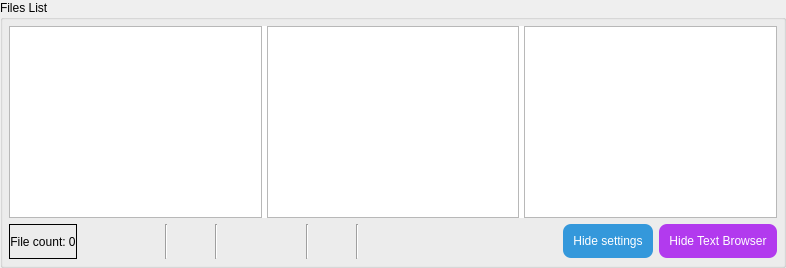
           <widget class="QGroupBox" name="groupBox_FileList">
            <property name="sizePolicy">
             <sizepolicy hsizetype="Preferred" vsizetype="Expanding">
              <horstretch>0</horstretch>
              <verstretch>0</verstretch>
             </sizepolicy>
            </property>
            <property name="minimumSize">
             <size>
              <width>0</width>
              <height>0</height>
             </size>
            </property>
            <property name="title">
             <string>Files List</string>
            </property>
            <layout class="QGridLayout" name="gridLayout_21">
             <property name="leftMargin">
              <number>6</number>
             </property>
             <property name="topMargin">
              <number>6</number>
             </property>
             <property name="rightMargin">
              <number>6</number>
             </property>
             <property name="bottomMargin">
              <number>6</number>
             </property>
             <item row="0" column="0" colspan="5">
              <widget class="QSplitter" name="splitter_FilesList">
               <property name="sizePolicy">
                <sizepolicy hsizetype="Expanding" vsizetype="Expanding">
                 <horstretch>0</horstretch>
                 <verstretch>0</verstretch>
                </sizepolicy>
               </property>
               <property name="styleSheet">
                <string notr="true">QSplitter:handle{
	
	background-color: rgb(255, 255, 255);
}</string>
               </property>
               <property name="orientation">
                <enum>Qt::Horizontal</enum>
               </property>
               <property name="handleWidth">
                <number>5</number>
               </property>
               <property name="childrenCollapsible">
                <bool>false</bool>
               </property>
               <widget class="QTableView" name="tableView_image">
                <property name="minimumSize">
                 <size>
                  <width>0</width>
                  <height>0</height>
                 </size>
                </property>
                <property name="contextMenuPolicy">
                 <enum>Qt::ActionsContextMenu</enum>
                </property>
                <property name="toolTip">
                 <string>Press [Delete] key to remove file from the list.
Press [Ctrl + A] key to apply custom resolution.
Press [Ctrl + C] key to cancel custom resolution.

Right click to show more options.</string>
                </property>
                <property name="styleSheet">
                 <string notr="true">QTableView{
selection-background-color: rgb(52, 152, 219);

}</string>
                </property>
                <property name="autoScroll">
                 <bool>false</bool>
                </property>
                <property name="autoScrollMargin">
                 <number>0</number>
                </property>
                <property name="editTriggers">
                 <set>QAbstractItemView::NoEditTriggers</set>
                </property>
                <property name="selectionMode">
                 <enum>QAbstractItemView::SingleSelection</enum>
                </property>
                <property name="selectionBehavior">
                 <enum>QAbstractItemView::SelectRows</enum>
                </property>
                <property name="verticalScrollMode">
                 <enum>QAbstractItemView::ScrollPerPixel</enum>
                </property>
                <property name="horizontalScrollMode">
                 <enum>QAbstractItemView::ScrollPerPixel</enum>
                </property>
                <property name="sortingEnabled">
                 <bool>false</bool>
                </property>
                <property name="cornerButtonEnabled">
                 <bool>false</bool>
                </property>
                <attribute name="horizontalHeaderCascadingSectionResizes">
                 <bool>false</bool>
                </attribute>
                <attribute name="horizontalHeaderMinimumSectionSize">
                 <number>20</number>
                </attribute>
                <attribute name="horizontalHeaderDefaultSectionSize">
                 <number>200</number>
                </attribute>
                <attribute name="horizontalHeaderStretchLastSection">
                 <bool>false</bool>
                </attribute>
                <attribute name="verticalHeaderVisible">
                 <bool>false</bool>
                </attribute>
                <attribute name="verticalHeaderCascadingSectionResizes">
                 <bool>false</bool>
                </attribute>
                <attribute name="verticalHeaderStretchLastSection">
                 <bool>false</bool>
                </attribute>
               </widget>
               <widget class="QTableView" name="tableView_gif">
                <property name="enabled">
                 <bool>true</bool>
                </property>
                <property name="minimumSize">
                 <size>
                  <width>0</width>
                  <height>0</height>
                 </size>
                </property>
                <property name="contextMenuPolicy">
                 <enum>Qt::ActionsContextMenu</enum>
                </property>
                <property name="toolTip">
                 <string>Press [Delete] key to remove file from the list.
Press [Ctrl + A] key to apply custom resolution.
Press [Ctrl + C] key to cancel custom resolution.

Right click to show more options.</string>
                </property>
                <property name="styleSheet">
                 <string notr="true">QTableView{
selection-background-color: rgb(26, 188, 156);
}</string>
                </property>
                <property name="autoScroll">
                 <bool>false</bool>
                </property>
                <property name="autoScrollMargin">
                 <number>0</number>
                </property>
                <property name="editTriggers">
                 <set>QAbstractItemView::NoEditTriggers</set>
                </property>
                <property name="selectionMode">
                 <enum>QAbstractItemView::SingleSelection</enum>
                </property>
                <property name="selectionBehavior">
                 <enum>QAbstractItemView::SelectRows</enum>
                </property>
                <property name="verticalScrollMode">
                 <enum>QAbstractItemView::ScrollPerPixel</enum>
                </property>
                <property name="horizontalScrollMode">
                 <enum>QAbstractItemView::ScrollPerPixel</enum>
                </property>
                <property name="sortingEnabled">
                 <bool>false</bool>
                </property>
                <property name="cornerButtonEnabled">
                 <bool>false</bool>
                </property>
                <attribute name="horizontalHeaderCascadingSectionResizes">
                 <bool>false</bool>
                </attribute>
                <attribute name="horizontalHeaderMinimumSectionSize">
                 <number>20</number>
                </attribute>
                <attribute name="horizontalHeaderDefaultSectionSize">
                 <number>200</number>
                </attribute>
                <attribute name="verticalHeaderVisible">
                 <bool>false</bool>
                </attribute>
                <attribute name="verticalHeaderCascadingSectionResizes">
                 <bool>false</bool>
                </attribute>
               </widget>
               <widget class="QTableView" name="tableView_video">
                <property name="minimumSize">
                 <size>
                  <width>0</width>
                  <height>0</height>
                 </size>
                </property>
                <property name="contextMenuPolicy">
                 <enum>Qt::ActionsContextMenu</enum>
                </property>
                <property name="toolTip">
                 <string>Press [Delete] key to remove file from the list.
Press [Ctrl + A] key to apply custom resolution.
Press [Ctrl + C] key to cancel custom resolution.

Right click to show more options.</string>
                </property>
                <property name="styleSheet">
                 <string notr="true">QTableView{
selection-background-color: rgb(178, 58, 238);
}</string>
                </property>
                <property name="autoScroll">
                 <bool>false</bool>
                </property>
                <property name="autoScrollMargin">
                 <number>0</number>
                </property>
                <property name="editTriggers">
                 <set>QAbstractItemView::NoEditTriggers</set>
                </property>
                <property name="selectionMode">
                 <enum>QAbstractItemView::SingleSelection</enum>
                </property>
                <property name="selectionBehavior">
                 <enum>QAbstractItemView::SelectRows</enum>
                </property>
                <property name="verticalScrollMode">
                 <enum>QAbstractItemView::ScrollPerPixel</enum>
                </property>
                <property name="horizontalScrollMode">
                 <enum>QAbstractItemView::ScrollPerPixel</enum>
                </property>
                <property name="sortingEnabled">
                 <bool>false</bool>
                </property>
                <property name="cornerButtonEnabled">
                 <bool>false</bool>
                </property>
                <attribute name="horizontalHeaderVisible">
                 <bool>false</bool>
                </attribute>
                <attribute name="horizontalHeaderMinimumSectionSize">
                 <number>20</number>
                </attribute>
                <attribute name="horizontalHeaderDefaultSectionSize">
                 <number>200</number>
                </attribute>
                <attribute name="verticalHeaderVisible">
                 <bool>false</bool>
                </attribute>
               </widget>
              </widget>
             </item>
             <item row="1" column="0">
              <widget class="QLabel" name="label_FileCount">
               <property name="sizePolicy">
                <sizepolicy hsizetype="Fixed" vsizetype="Preferred">
                 <horstretch>0</horstretch>
                 <verstretch>0</verstretch>
                </sizepolicy>
               </property>
               <property name="toolTip">
                <string/>
               </property>
               <property name="styleSheet">
                <string notr="true"/>
               </property>
               <property name="frameShape">
                <enum>QFrame::Box</enum>
               </property>
               <property name="frameShadow">
                <enum>QFrame::Plain</enum>
               </property>
               <property name="midLineWidth">
                <number>0</number>
               </property>
               <property name="text">
                <string notr="true">File count: 0</string>
               </property>
               <property name="alignment">
                <set>Qt::AlignCenter</set>
               </property>
               <property name="margin">
                <number>5</number>
               </property>
               <property name="openExternalLinks">
                <bool>false</bool>
               </property>
              </widget>
             </item>
             <item row="1" column="1">
              <widget class="QFrame" name="frame_11">
               <property name="sizePolicy">
                <sizepolicy hsizetype="Fixed" vsizetype="Fixed">
                 <horstretch>0</horstretch>
                 <verstretch>0</verstretch>
                </sizepolicy>
               </property>
               <property name="maximumSize">
                <size>
                 <width>16777215</width>
                 <height>16777215</height>
                </size>
               </property>
               <property name="frameShape">
                <enum>QFrame::NoFrame</enum>
               </property>
               <property name="frameShadow">
                <enum>QFrame::Raised</enum>
               </property>
               <layout class="QGridLayout" name="gridLayout_3">
                <property name="leftMargin">
                 <number>0</number>
                </property>
                <property name="topMargin">
                 <number>0</number>
                </property>
                <property name="rightMargin">
                 <number>0</number>
                </property>
                <property name="bottomMargin">
                 <number>0</number>
                </property>
                <item row="0" column="6">
                 <widget class="QPushButton" name="pushButton_ReadFileList">
                  <property name="sizePolicy">
                   <sizepolicy hsizetype="Fixed" vsizetype="Fixed">
                    <horstretch>0</horstretch>
                    <verstretch>0</verstretch>
                   </sizepolicy>
                  </property>
                  <property name="minimumSize">
                   <size>
                    <width>35</width>
                    <height>35</height>
                   </size>
                  </property>
                  <property name="maximumSize">
                   <size>
                    <width>16777215</width>
                    <height>16777215</height>
                   </size>
                  </property>
                  <property name="toolTip">
                   <string>Read Files List</string>
                  </property>
                  <property name="styleSheet">
                   <string notr="true">QPushButton{
image: url(:/new/prefix1/icon/Read_FileList.png);
border-style:transparent;
border-radius:0px;
padding:0px;
}
QPushButton:hover{
image: url(:/new/prefix1/icon/Read_FileList_hover.png);
border-style:transparent;
border-radius:0px;
padding:0px;
}
QPushButton:pressed{
image: url(:/new/prefix1/icon/Read_FileList.png);
border-style:transparent;
border-radius:0px;
padding:0px;
}
QPushButton:disabled{
image: url(:/new/prefix1/icon/Read_FileList_disabled.png);
border-style:transparent;
border-radius:0px;
padding:0px;
}</string>
                  </property>
                  <property name="text">
                   <string/>
                  </property>
                  <property name="iconSize">
                   <size>
                    <width>35</width>
                    <height>35</height>
                   </size>
                  </property>
                 </widget>
                </item>
                <item row="0" column="7">
                 <widget class="Line" name="line_10">
                  <property name="frameShadow">
                   <enum>QFrame::Sunken</enum>
                  </property>
                  <property name="lineWidth">
                   <number>1</number>
                  </property>
                  <property name="orientation">
                   <enum>Qt::Vertical</enum>
                  </property>
                 </widget>
                </item>
                <item row="0" column="4">
                 <widget class="Line" name="line_25">
                  <property name="orientation">
                   <enum>Qt::Vertical</enum>
                  </property>
                 </widget>
                </item>
                <item row="0" column="3">
                 <widget class="QPushButton" name="pushButton_ResizeFilesListSplitter">
                  <property name="sizePolicy">
                   <sizepolicy hsizetype="Fixed" vsizetype="Fixed">
                    <horstretch>0</horstretch>
                    <verstretch>0</verstretch>
                   </sizepolicy>
                  </property>
                  <property name="minimumSize">
                   <size>
                    <width>35</width>
                    <height>35</height>
                   </size>
                  </property>
                  <property name="toolTip">
                   <string>Reset Files List scale.</string>
                  </property>
                  <property name="styleSheet">
                   <string notr="true">QPushButton{
image: url(:/new/prefix1/icon/ResizeFilesListSplitter.png);
border-style:transparent;
border-radius:0px;
padding:0px;
}
QPushButton:hover{
image: url(:/new/prefix1/icon/ResizeFilesListSplitter_hover.png);
border-style:transparent;
border-radius:0px;
padding:0px;
}
QPushButton:pressed{
image: url(:/new/prefix1/icon/ResizeFilesListSplitter.png);
border-style:transparent;
border-radius:0px;
padding:0px;
}
QPushButton:disabled{
image: url(:/new/prefix1/icon/ResizeFilesListSplitter_disabled.png);
border-style:transparent;
border-radius:0px;
padding:0px;
}</string>
                  </property>
                  <property name="text">
                   <string/>
                  </property>
                 </widget>
                </item>
                <item row="0" column="1">
                 <widget class="QPushButton" name="pushButton_RemoveItem">
                  <property name="sizePolicy">
                   <sizepolicy hsizetype="Fixed" vsizetype="Fixed">
                    <horstretch>0</horstretch>
                    <verstretch>0</verstretch>
                   </sizepolicy>
                  </property>
                  <property name="minimumSize">
                   <size>
                    <width>35</width>
                    <height>35</height>
                   </size>
                  </property>
                  <property name="maximumSize">
                   <size>
                    <width>16777215</width>
                    <height>16777215</height>
                   </size>
                  </property>
                  <property name="contextMenuPolicy">
                   <enum>Qt::ActionsContextMenu</enum>
                  </property>
                  <property name="toolTip">
                   <string>Remove the selected file from File List.

[Right click here to show more options]</string>
                  </property>
                  <property name="styleSheet">
                   <string notr="true">QPushButton{
image: url(:/new/prefix1/icon/RemoveItem.png);
border-style:transparent;
border-radius:0px;
padding:0px;
}
QPushButton:hover{
image: url(:/new/prefix1/icon/RemoveItem_hover.png);
border-style:transparent;
border-radius:0px;
padding:0px;
}
QPushButton:pressed{
image: url(:/new/prefix1/icon/RemoveItem.png);
border-style:transparent;
border-radius:0px;
padding:0px;
}
QPushButton:disabled{
image: url(:/new/prefix1/icon/RemoveItem_disabled.png);
border-style:transparent;
border-radius:0px;
padding:0px;
}</string>
                  </property>
                  <property name="text">
                   <string/>
                  </property>
                 </widget>
                </item>
                <item row="0" column="8">
                 <widget class="QPushButton" name="pushButton_BrowserFile">
                  <property name="sizePolicy">
                   <sizepolicy hsizetype="Fixed" vsizetype="Fixed">
                    <horstretch>0</horstretch>
                    <verstretch>0</verstretch>
                   </sizepolicy>
                  </property>
                  <property name="minimumSize">
                   <size>
                    <width>35</width>
                    <height>35</height>
                   </size>
                  </property>
                  <property name="toolTip">
                   <string>Browse and add files.</string>
                  </property>
                  <property name="styleSheet">
                   <string notr="true">QPushButton{
image: url(:/new/prefix1/icon/AddNewFile.png);
border-style:transparent;
border-radius:0px;
padding:0px;
}
QPushButton:hover{
image: url(:/new/prefix1/icon/AddNewFile_hover.png);
border-style:transparent;
border-radius:0px;
padding:0px;
}
QPushButton:pressed{
image: url(:/new/prefix1/icon/AddNewFile.png);
border-style:transparent;
border-radius:0px;
padding:0px;
}
QPushButton:disabled{
image: url(:/new/prefix1/icon/AddNewFile_disabled.png);
border-style:transparent;
border-radius:0px;
padding:0px;
}</string>
                  </property>
                  <property name="text">
                   <string/>
                  </property>
                 </widget>
                </item>
                <item row="0" column="2">
                 <widget class="Line" name="line_20">
                  <property name="orientation">
                   <enum>Qt::Vertical</enum>
                  </property>
                 </widget>
                </item>
                <item row="0" column="0">
                 <widget class="QPushButton" name="pushButton_ClearList">
                  <property name="sizePolicy">
                   <sizepolicy hsizetype="Fixed" vsizetype="Fixed">
                    <horstretch>0</horstretch>
                    <verstretch>0</verstretch>
                   </sizepolicy>
                  </property>
                  <property name="minimumSize">
                   <size>
                    <width>35</width>
                    <height>35</height>
                   </size>
                  </property>
                  <property name="maximumSize">
                   <size>
                    <width>16777215</width>
                    <height>16777215</height>
                   </size>
                  </property>
                  <property name="toolTip">
                   <string>Remove all the files in the File list.</string>
                  </property>
                  <property name="styleSheet">
                   <string notr="true">QPushButton{
image: url(:/new/prefix1/icon/ClearList.png);
border-style:transparent;
border-radius:0px;
padding:0px;
}
QPushButton:hover{
image: url(:/new/prefix1/icon/ClearList_hover.png);
border-style:transparent;
border-radius:0px;
padding:0px;
}
QPushButton:pressed{
image: url(:/new/prefix1/icon/ClearList.png);
border-style:transparent;
border-radius:0px;
padding:0px;
}
QPushButton:disabled{
image: url(:/new/prefix1/icon/ClearList_disabled.png);
border-style:transparent;
border-radius:0px;
padding:0px;
}</string>
                  </property>
                  <property name="text">
                   <string/>
                  </property>
                 </widget>
                </item>
                <item row="0" column="5">
                 <widget class="QPushButton" name="pushButton_SaveFileList">
                  <property name="sizePolicy">
                   <sizepolicy hsizetype="Fixed" vsizetype="Fixed">
                    <horstretch>0</horstretch>
                    <verstretch>0</verstretch>
                   </sizepolicy>
                  </property>
                  <property name="minimumSize">
                   <size>
                    <width>35</width>
                    <height>35</height>
                   </size>
                  </property>
                  <property name="toolTip">
                   <string>Save Files List</string>
                  </property>
                  <property name="styleSheet">
                   <string notr="true">QPushButton{
image: url(:/new/prefix1/icon/Save_FileList.png);
border-style:transparent;
border-radius:0px;
padding:0px;
}
QPushButton:hover{
image: url(:/new/prefix1/icon/Save_FileList_hover.png);
border-style:transparent;
border-radius:0px;
padding:0px;
}
QPushButton:pressed{
image: url(:/new/prefix1/icon/Save_FileList.png);
border-style:transparent;
border-radius:0px;
padding:0px;
}
QPushButton:disabled{
image: url(:/new/prefix1/icon/Save_FileList_disabled.png);
border-style:transparent;
border-radius:0px;
padding:0px;
}</string>
                  </property>
                  <property name="text">
                   <string/>
                  </property>
                  <property name="iconSize">
                   <size>
                    <width>35</width>
                    <height>35</height>
                   </size>
                  </property>
                 </widget>
                </item>
                <item row="0" column="10">
                 <widget class="QPushButton" name="pushButton_TurnOffScreen">
                  <property name="sizePolicy">
                   <sizepolicy hsizetype="Fixed" vsizetype="Fixed">
                    <horstretch>0</horstretch>
                    <verstretch>0</verstretch>
                   </sizepolicy>
                  </property>
                  <property name="minimumSize">
                   <size>
                    <width>35</width>
                    <height>35</height>
                   </size>
                  </property>
                  <property name="toolTip">
                   <string>Turn off screen.

We recommand you to use this button to turn off screen
while program is running. Using other methods to turn off
the screen may cause the software to freeze during the screen
shutdown. And we recommend that you turn off the automatic
shutdown screen and automatic sleep of the Windows system while
the software is running.</string>
                  </property>
                  <property name="toolTipDuration">
                   <number>60000</number>
                  </property>
                  <property name="styleSheet">
                   <string notr="true">QPushButton{
image: url(:/new/prefix1/icon/TurnOffScreen.png);
border-style:transparent;
border-radius:0px;
padding:0px;
}
QPushButton:hover{
image: url(:/new/prefix1/icon/TurnOffScreen_hover.png);
border-style:transparent;
border-radius:0px;
padding:0px;
}
QPushButton:pressed{
image: url(:/new/prefix1/icon/TurnOffScreen.png);
border-style:transparent;
border-radius:0px;
padding:0px;
}
QPushButton:disabled{
image: url(:/new/prefix1/icon/TurnOffScreen_disabled.png);
border-style:transparent;
border-radius:0px;
padding:0px;
}</string>
                  </property>
                  <property name="text">
                   <string notr="true"/>
                  </property>
                 </widget>
                </item>
                <item row="0" column="9">
                 <widget class="Line" name="line_15">
                  <property name="orientation">
                   <enum>Qt::Vertical</enum>
                  </property>
                 </widget>
                </item>
               </layout>
              </widget>
             </item>
             <item row="1" column="2">
              <spacer name="horizontalSpacer">
               <property name="orientation">
                <enum>Qt::Horizontal</enum>
               </property>
               <property name="sizeHint" stdset="0">
                <size>
                 <width>40</width>
                 <height>20</height>
                </size>
               </property>
              </spacer>
             </item>
             <item row="1" column="3">
              <widget class="QPushButton" name="pushButton_HideSettings">
               <property name="sizePolicy">
                <sizepolicy hsizetype="Fixed" vsizetype="Fixed">
                 <horstretch>0</horstretch>
                 <verstretch>0</verstretch>
                </sizepolicy>
               </property>
               <property name="toolTip">
                <string/>
               </property>
               <property name="styleSheet">
                <string notr="true">QPushButton{
background-color: rgb(52, 152, 219);
color: rgb(255, 255, 255);
border-style:outset;
border-radius:8px;
padding:10px;
}
QPushButton:hover{
background-color: rgb(60, 177, 255);
color: rgb(255, 255, 255);
border-style:outset;
border-radius:8px;
padding:10px;
}
QPushButton:pressed{
background-color: rgb(45, 134, 193);
color: rgb(255, 255, 255);
border-style:outset;
border-radius:8px;
padding:10px;
}
QPushButton:disabled{
background-color: rgb(166, 166, 166);
color: rgb(255, 255, 255);
border-style:outset;
border-radius:8px;
padding:10px;
}</string>
               </property>
               <property name="text">
                <string>Hide settings</string>
               </property>
              </widget>
             </item>
             <item row="1" column="4">
              <widget class="QPushButton" name="pushButton_HideTextBro">
               <property name="sizePolicy">
                <sizepolicy hsizetype="Fixed" vsizetype="Fixed">
                 <horstretch>0</horstretch>
                 <verstretch>0</verstretch>
                </sizepolicy>
               </property>
               <property name="styleSheet">
                <string notr="true">QPushButton{
background-color: rgb(178, 58, 238);
color: rgb(255, 255, 255);
border-style:outset;
border-radius:8px;
padding:10px;
}
QPushButton:hover{
background-color: rgb(191, 62, 255);
color: rgb(255, 255, 255);
border-style:outset;
border-radius:8px;
padding:10px;
}
QPushButton:pressed{
background-color: rgb(154, 50, 205);
color: rgb(255, 255, 255);
border-style:outset;
border-radius:8px;
padding:10px;
}
QPushButton:disabled{
background-color: rgb(166, 166, 166);
color: rgb(255, 255, 255);
border-style:outset;
border-radius:8px;
padding:10px;
}</string>
               </property>
               <property name="text">
                <string>Hide Text Browser</string>
               </property>
              </widget>
             </item>
            </layout>
           </widget>
